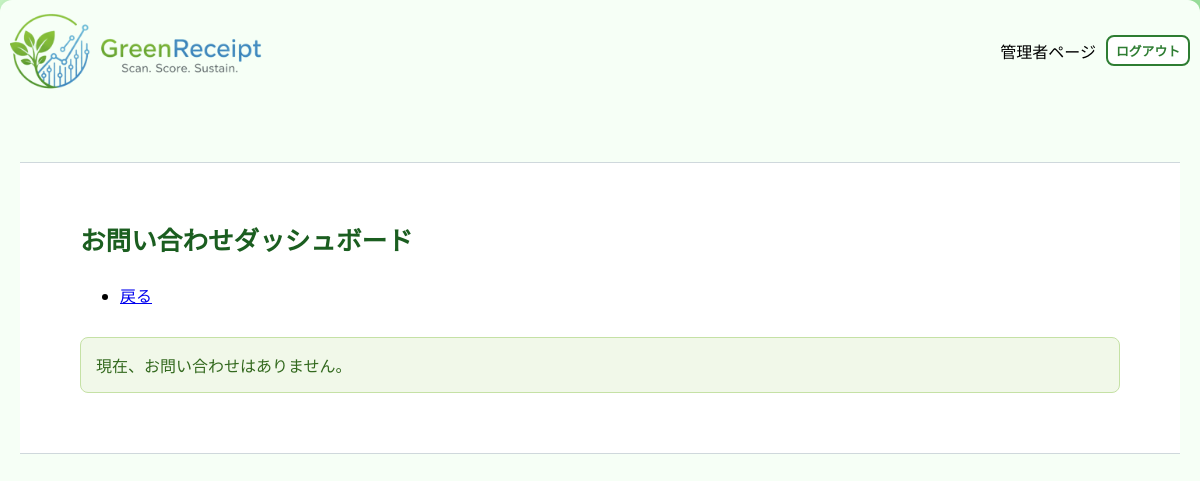
Before: /staff/inquiries/dashboard/ (signed in) with the older database file.
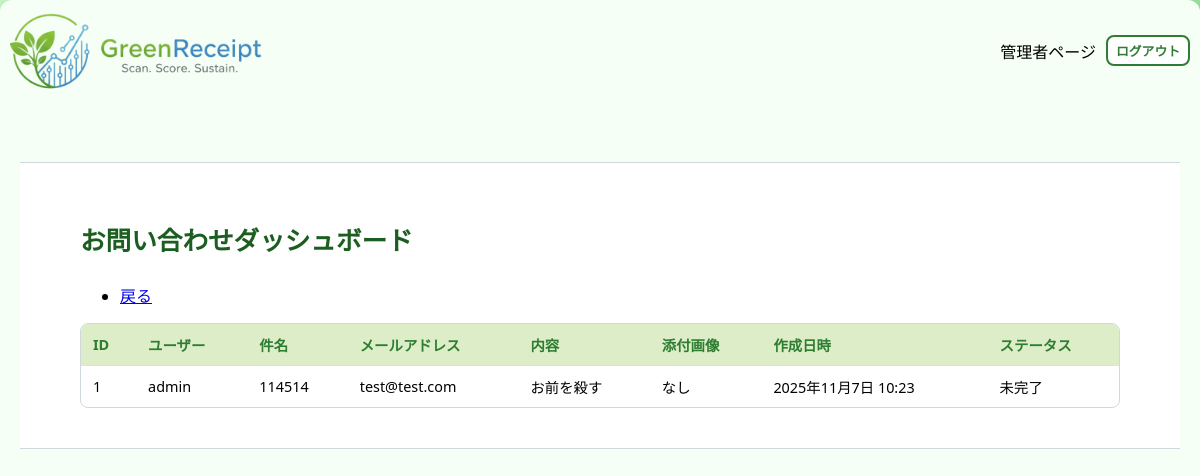
After: the same page with the newer database file.
### core/models.py (models this page shows, shortened)
class Inquiry(models.Model):
    user = models.ForeignKey(settings.AUTH_USER_MODEL, on_delete=models.SET_NULL,
                             null=True, blank=True, verbose_name='問い合わせユーザー')
    reply_to_email = models.EmailField(
        max_length=100, verbose_name='返信先メールアドレス')
    created_at = models.DateTimeField(auto_now_add=True, verbose_name='作成日時')
    subject = models.CharField(max_length=100, verbose_name='件名')
    body_text = models.TextField(verbose_name='内容')
    image = models.ImageField(
        upload_to='inquiries/', null=True, blank=True, verbose_name='添付画像')
    is_replied = models.BooleanField(default=False, verbose_name='返信済み')
    reply_message = models.TextField(blank=True, verbose_name='返信内容')
    class Meta:
        verbose_name = 'お問い合わせ'
        verbose_name_plural = 'お問い合わせ'

### accounts/models.py (models this page shows)
class CustomUser(AbstractUser):
    username = models.CharField(
        "ユーザー名",
        max_length=50,
        unique=True,
        help_text=(
            "必須。50文字以下。文字、数字、および @/./+/-/_ のみ使用できます。"
        ),
        validators=[AbstractUser.username_validator],
        error_messages={
            "unique": _("A user with that username already exists."),
        },
    )
    email = models.EmailField(_("email address"), unique=True)
    is_verified = models.BooleanField(default=False, verbose_name='メール認証済み')
    verification_token = models.CharField(max_length=100, blank=True, null=True, unique=True, verbose_name='認証トークン')
    ROLE_CHOICES = (
        ('system', 'システム管理者'),
        ('admin', '管理者'),
        ('store', '店舗'),
        ('user', '一般ユーザー'),
    )
    current_points = models.IntegerField(default=0, verbose_name='ポイント')
    rank = models.CharField(max_length=10, default='seed', verbose_name='ランク')
    updated_at = models.DateTimeField(auto_now=True, verbose_name='アカウント更新日時')
    birthday = models.DateField(verbose_name='生年月日', null=True, blank=True)
    purchased_amount = models.IntegerField(default=0, verbose_name='購入点数')
    lastmonth_point = models.IntegerField(default=0, verbose_name='先月獲得ポイント')
    current_coupons = models.ManyToManyField(
        'core.Coupon', verbose_name='所持クーポン', blank=True)
    role = models.CharField(
        max_length=10, choices=ROLE_CHOICES, default='user', verbose_name='役割')
    store = models.ForeignKey(
        'core.Store', on_delete=models.SET_NULL, null=True, blank=True, verbose_name='所属店舗')
    new_email = models.EmailField(_("new email address"), blank=True, null=True)
    email_change_token = models.CharField(
        max_length=100, blank=True, null=True, unique=True, verbose_name='メール変更認証トークン'
    )
    class Meta:
        verbose_name = 'ユーザー'
        verbose_name_plural = 'ユーザー'

### core/views.py (the view)
# urls.py: path("staff/inquiries/dashboard/", views.admin_inquiry_dashboard, name="admin_inquiry_dashboard"),
@staff_member_required
def admin_inquiry_dashboard(request):
    inquiries = Inquiry.objects.all().order_by('-id')
    context = {
        'inquiries': inquiries
    }
    return render(request, 'admin/inquiry_dashboard.html', context)

### core/templates/admin/inquiry_dashboard.html (shortened to what this page needs)
{% extends 'admin/admin_base.html' %}
{% block content %}
  <main class="dashboard-main">
    <div class="dashboard-container">
      <div class="header-with-button">
        <h1>お問い合わせダッシュボード</h1>
        <ul class="list-group list-group-flush">
            <li class="list-group-item">
                <a href="{% url 'core:staff_index' %}">戻る</a>
            </li>
        </ul>
      </div>
      {% if inquiries %}
        <div class="table-responsive">
          <table class="table">
            <thead>
              <tr>
                <th>ID</th>
                <th>ユーザー</th>
                <th>件名</th>
                <th>メールアドレス</th>
                <th>内容</th>
                <th>添付画像</th>
                <th>作成日時</th>
                <th>ステータス</th>
              </tr>
            </thead>
            <tbody>
              {% for inquiry in inquiries %}
                <tr data-href="{% url 'core:inquiry_detail' inquiry.id %}">
                  <td>{{ inquiry.id }}</td>
                  <td>
                    {% if inquiry.user %}
                      {{ inquiry.user.username }}
                    {% else %}
                      ゲスト
                    {% endif %}
                  </td>
                  <td>{{ inquiry.subject }}</td>
                  <td>{{ inquiry.reply_to_email }}</td>
                  <td>{{ inquiry.body_text|truncatechars:40 }}</td>
                  <td>
                    {% if inquiry.image %}
                      <a href="{{ inquiry.image.url }}" target="_blank" onclick="event.stopPropagation();">表示</a>
                    {% else %}
                      なし
                    {% endif %}
                  </td>
                  <td>{{ inquiry.created_at|date:'Y年n月j日 H:i' }}</td>
                  <td>{{ inquiry.is_replied|yesno:"完了,未完了" }}</td>
                </tr>
              {% endfor %}
            </tbody>
          </table>
        </div>
      {% else %}
        <div class="alert alert-info">現在、お問い合わせはありません。</div>
      {% endif %}
    </div>
  </main>
{% endblock %}

Changed rows visible on the page:
added Inquiry: id "1", user.username "admin", subject "114514", reply_to_email "test@test.com", body_text "お前を殺す", image "なし", created_at "2025年11月7日 10:23", is_replied "未完了"
Other visible differences:
text no longer shown: "現在、お問い合わせはありません。"
text now shown: "ID ユーザー 件名 メールアドレス 内容 添付画像 作成日時 ステータス"
